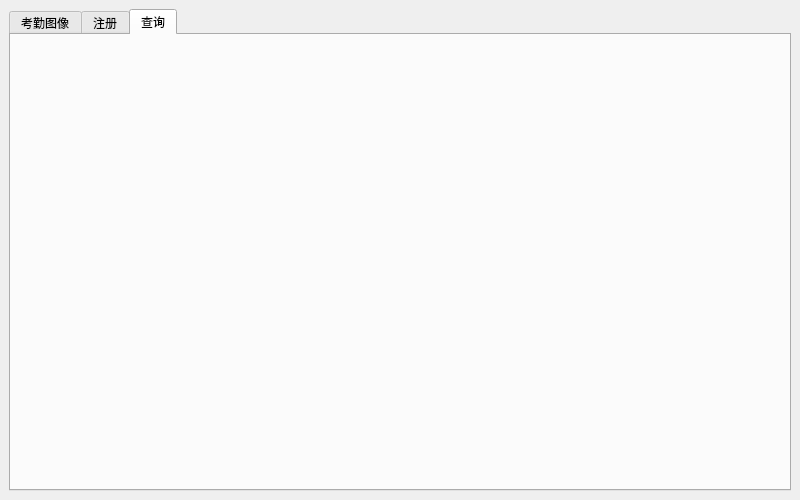
<?xml version="1.0" encoding="UTF-8"?>
<ui version="4.0">
 <class>AttendanceWin</class>
 <widget class="QMainWindow" name="AttendanceWin">
  <property name="geometry">
   <rect>
    <x>0</x>
    <y>0</y>
    <width>800</width>
    <height>500</height>
   </rect>
  </property>
  <property name="windowTitle">
   <string>AttendanceWin</string>
  </property>
  <widget class="QWidget" name="centralwidget">
   <layout class="QGridLayout" name="gridLayout">
    <item row="0" column="0">
     <widget class="QTabWidget" name="tabWidget">
      <property name="currentIndex">
       <number>2</number>
      </property>
      <widget class="QWidget" name="showWidget">
       <attribute name="title">
        <string>考勤图像</string>
       </attribute>
       <widget class="QLabel" name="picLb">
        <property name="geometry">
         <rect>
          <x>6</x>
          <y>6</y>
          <width>470</width>
          <height>470</height>
         </rect>
        </property>
        <property name="styleSheet">
         <string notr="true">background-color: rgb(255, 170, 255);</string>
        </property>
        <property name="text">
         <string/>
        </property>
       </widget>
      </widget>
      <widget class="RegisterWin" name="registerWidget">
       <attribute name="title">
        <string>注册</string>
       </attribute>
      </widget>
      <widget class="SeletWin" name="selectWidget">
       <attribute name="title">
        <string>查询</string>
       </attribute>
      </widget>
     </widget>
    </item>
   </layout>
  </widget>
 </widget>
 <customwidgets>
  <customwidget>
   <class>RegisterWin</class>
   <extends>QWidget</extends>
   <header location="global">registerwin.h</header>
   <container>1</container>
  </customwidget>
  <customwidget>
   <class>SeletWin</class>
   <extends>QWidget</extends>
   <header>seletwin.h</header>
   <container>1</container>
  </customwidget>
 </customwidgets>
 <resources/>
 <connections/>
</ui>
